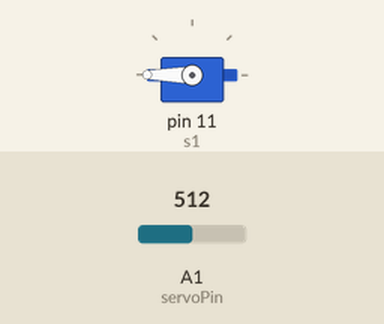
This sketch was run on a simulated Arduino Uno, built with avr-gcc and run on an emulated ATmega328P. On the bench: servo. The test bench sets the inputs (shaded band); at power-on: A1 (servoPin) = 512.

Above: at 1.2 s.
1.3 s: A1 (servoPin) set to 122
At 2.5 s:
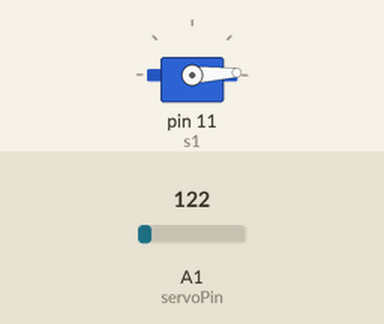
2.9 s: A1 (servoPin) set to 511
At 3.3 s:
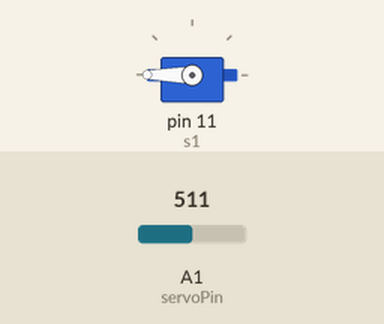
Timing chart, 0 to 5.9 s (numbered marks = the images above; inputs shaded):
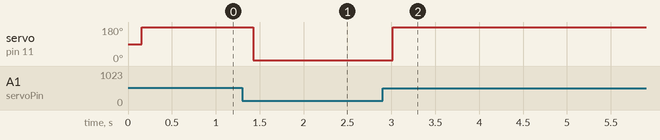

Measured:
- after the input at 1.3 s, servo on pin 11 (s1): 180° → 3° after 0.13 s
- after the input at 2.9 s, servo on pin 11 (s1): 3° → 180° after 0.12 s

The sketch:

freerotation.ino
```cpp
#include<Servo.h>
/*
Servo modified to read angles (reffhttp://www.instructables.com/id/Servo-Feedback-Hack-free/)

*/
int servoPin = A1;
Servo s1;

float mapfloat(long x, long in_min, long in_max, long out_min, long out_max)
{
  return (float)(x - in_min) * (out_max - out_min) / (float)(in_max - in_min) + out_min;
}


int servoAngle(int pin)
{
  float upper = 471, lower = 115;
  float angle, mean = 0, reading[20], test;
  boolean done;


  for (int i = 0; i < 20; i++)
  {
    reading[i] = analogRead(pin);
    delay(3);
  }

  done = false;
  while (done != true) {
    done = true;
    for (int j = 0; j < 20; j++) {
      if (reading[j] > reading[j + 1]) {
        test = reading[j + 1];
        reading [j + 1] = reading[j] ;
        reading[j] = test;
        done = false;
      }
    }
  }

  for (int k = 06; k < 14; k++)
  {
    mean += reading[k];
  }
  mean /= 8.0;


  angle = mapfloat(mean, (lower), (upper), 0, 180);

  return (angle);
}


void setup() {

  s1.attach(11);
  Serial.begin(9600);
}

void loop() {

int current=servoAngle(servoPin);
delay(30);
int next=servoAngle(servoPin);
//if(next>current)s1.write(next+5);
//if(next<current)s1.write(next+5);

if(next!=current)s1.write(next);
}
```
